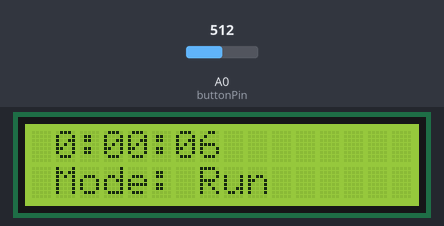
A sketch run on a simulated Arduino Uno, built with avr-gcc and run on an emulated ATmega328P. Shown: 16×2 character LCD. Inputs (shaded band) come from the test bench; at power-on: A0 (buttonPin) = 512.

Above: at 0.21 s.
At 1.2 s:
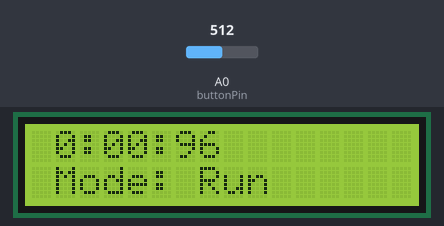
1.3 s: A0 (buttonPin) set to 544
2.8 s: A0 (buttonPin) set to 562
At 3.1 s:
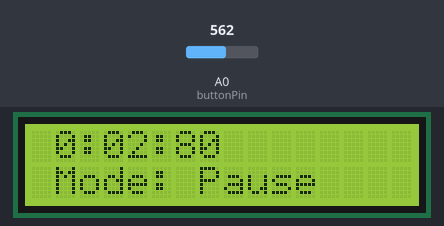
Timing chart, 0 to 5.8 s (numbered marks = the images above; inputs shaded):
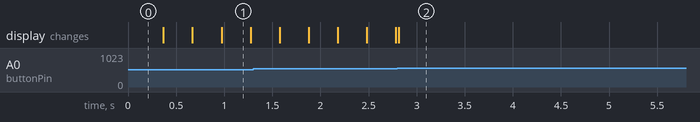

The sketch:

Stopwatch.ino
```cpp
/*
Stopwatch.ino - actually acts like a stopwatch, not a time like the handout
mistakenly described!

Oliver Fang provided the base code for this project, and I modified to
demonstrate some different functionality.

Mark Palmeri
mlp6@duke.edu
2013-04-21
*/

#include <LiquidCrystal.h>

// Initialize LCD Pins
LiquidCrystal lcd(8, 9, 4, 5, 6, 7);

// Define pins
int buttonPin = A0;
int buttonLast = 0;
int buttonVal = 0;

// Define ADC buttons
#define btnRIGHT  0
#define btnUP     1
#define btnDOWN   2
#define btnLEFT   3
#define btnSELECT 4
#define btnNONE   5

unsigned long now = 0;
unsigned long last = 0;
unsigned long currTime = 0;

int timerMode = 1; // 1 = run mode

void setup()
{
  lcd.begin(16, 2);
  //Serial.begin(9600);
}

void loop()
{
  if(timerMode == 1) //timer is in run mode
  {
    lcd.setCursor(0, 1);
    lcd.print(" Mode: Run  "); //print timer mode to LCD screen
    now = millis(); //get the total time elapsed now
    currTime += (now-last); //add the elapsed time since last time we checked currTime
    last = now; //update/check the last time
    lcd.setCursor(0,0);
    updateLCD(currTime); //update the LCD
    //Serial.println(getButtonPress());
    buttonVal = getButtonPress(); //check if a button was pressed
    if (buttonVal == btnSELECT && buttonLast != btnSELECT) //if the SELECT button was pressed
    {
      timerMode = 0; //switch timer mode to stop
      buttonLast = btnSELECT; //change the last button to SELECT (used for debouncing)
    }
    else if (buttonVal != btnSELECT)
    {
      buttonLast = 0; //otherwise set to default
    }
  }
  if(timerMode == 0)
  {
    lcd.setCursor(0, 1);
    lcd.print(" Mode: Pause"); //print timer mode to LCD screen
    buttonVal = getButtonPress(); //check if a button was pressed
    if (buttonVal == btnSELECT && buttonLast != btnSELECT) //if the SELECT button was pressed
    {
      timerMode = 1; //switch timer mode to run
      buttonLast = btnSELECT; //change the last button to SELECT
    }
    else if (buttonVal != btnSELECT)
    {
      buttonLast = 0; //otherwise set to default
    }
    last = millis(); //important: update the last time so we only add time elapsed while in timer mode 1
  }
}
```

getButtonPress.ino
```cpp
int getButtonPress()
{
  int adcIn;
  adcIn = analogRead(buttonPin);
  delay(5);
  if (adcIn < 50) return btnRIGHT;
  else if (adcIn < 195) return btnUP;
  else if (adcIn < 380) return btnDOWN;
  else if (adcIn < 555) return btnLEFT;
  else if (adcIn < 790) return btnSELECT;
  else return btnNONE;
}
```

updateLCD.ino
```cpp
void updateLCD(long time) //input is in milliseconds
{
  lcd.setCursor(0, 0); //move cursor to initial position
  if (time / (60000) < 10) //if less than 10 minutes
  {
    lcd.print(" "); //print a space
  }
  lcd.print(time / 60000);
  lcd.print(":");
  //print seconds
  if (time % (60000) >= 10000) //60000 milliseconds in a minute
  {
    lcd.print((time % 60000) / 1000);
  }
  else
  {
    lcd.print("0"); //print an extra 0 if number is less than 10 seonds
    lcd.print((time % 60000) / 1000);
  }
  lcd.print(":");
  //print the milliseconds (only first 2 digits)
  if (time % 1000 >= 100)
  {
    lcd.print((time % 1000) / 10);
  }
  else
  {
    lcd.print("0"); //print an extra 0 if less than 100 milliseconds
    lcd.print((time % 1000) / 10);
  }

}
```

Measured:
- the behaviour switches between 554 and 555 on A0 (buttonPin) (found by bisection; images 1 and 2)
- after the input at 2.8 s, the display: changes at once (image 2)
